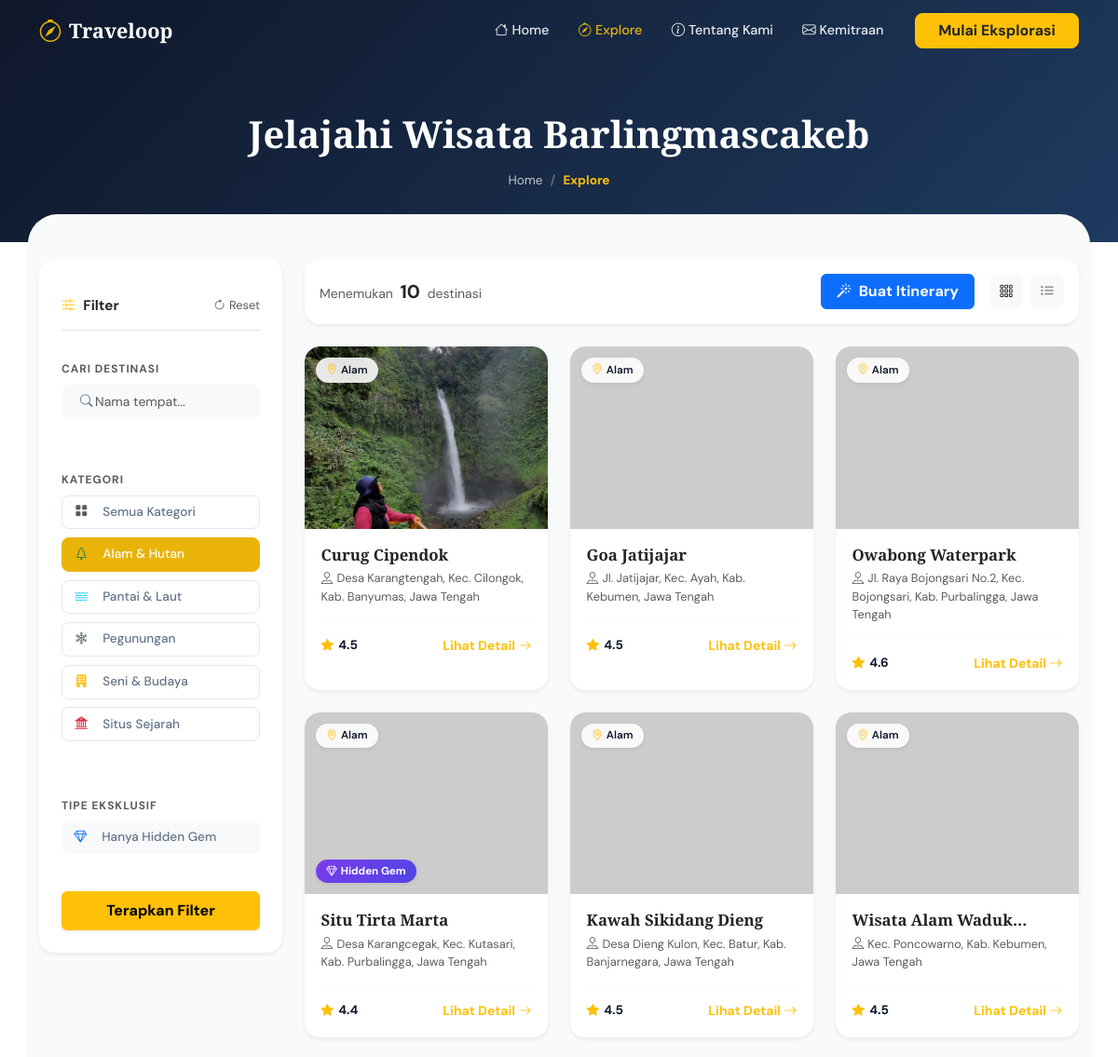
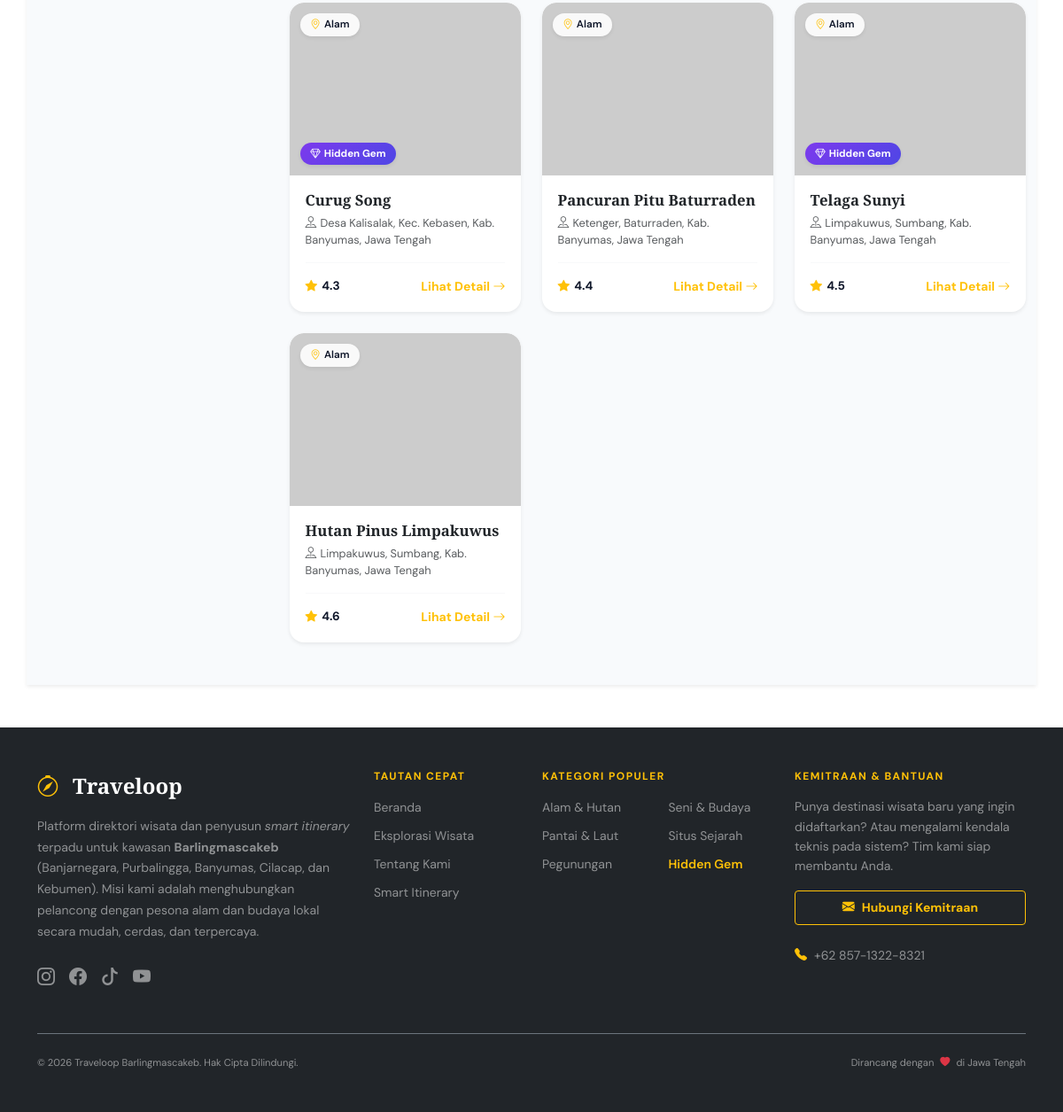
Page /explore.php?cat=nature on the committed database (2 pictures, top to bottom).
### tables this page shows
CREATE TABLE `destinasi` (
  `id` int(11) NOT NULL,
  `nama` varchar(100) NOT NULL,
  `kategori` varchar(50) NOT NULL,
  `alamat` text NOT NULL,
  `rating` decimal(3,1) DEFAULT 0.0,
  `deskripsi` text NOT NULL,
  `foto_url` longtext DEFAULT NULL,
  `maps_url` varchar(255) DEFAULT NULL,
  `kontak` varchar(50) DEFAULT NULL,
  `tarif` varchar(100) DEFAULT NULL,
  `history` text DEFAULT NULL,
  `tips` text DEFAULT NULL,
  `created_at` timestamp NOT NULL DEFAULT current_timestamp()
);

### explore.php (the view, shortened to what this page needs)
<?php
require_once 'includes/header.php';
$search   = isset($_GET['q']) ? mysqli_real_escape_string($koneksi, $_GET['q']) : '';
$category = isset($_GET['cat']) ? mysqli_real_escape_string($koneksi, $_GET['cat']) : 'all';
$tag      = isset($_GET['tag']) ? mysqli_real_escape_string($koneksi, $_GET['tag']) : '';
$sql = "SELECT * FROM destinasi WHERE 1=1";
if (!empty($category) && $category != 'all') {
    $cat_map = [
        'nature' => 'Alam',
        'beach' => 'Pantai',
        'mountain' => 'Gunung',
        'cultural' => 'Budaya',
        'historical' => 'Sejarah'
    ];
    $db_cat = isset($cat_map[$category]) ? $cat_map[$category] : $category;
    $sql .= " AND kategori = '$db_cat'";
}
$sql .= " ORDER BY id DESC";
$query_explore = mysqli_query($koneksi, $sql);
$total_results = $query_explore ? mysqli_num_rows($query_explore) : 0;
?>
<div class="page-header-solid" style="padding-top: 120px;">
  <div class="container text-center">
    <h1 class="page-title text-white">Jelajahi Wisata Barlingmascakeb</h1>
    <nav aria-label="breadcrumb">
      <ol class="breadcrumb wn-breadcrumb justify-content-center mt-3">
        <li class="breadcrumb-item"><a href="index.php" class="text-light text-decoration-none opacity-75 hover-white">Home</a></li>
        <li class="breadcrumb-item active text-warning fw-bold" aria-current="page">Explore</li>
      </ol>
    </nav>
  </div>
</div>
<div class="container py-5 explore-page bg-soft rounded-top-5 shadow-sm" style="margin-top: -30px; position: relative; z-index: 10;">
  <div class="row g-4">
    <div class="col-lg-3">
      <form action="explore.php" method="GET" class="filter-panel p-4 shadow-sm rounded-4 bg-white border-0 sticky-lg-top" id="filterPanel" style="top: 100px;">
        <div class="filter-panel-header bg-white px-0 border-bottom pb-3 mb-3 d-flex justify-content-between align-items-center">
          <h5 class="filter-title text-dark mb-0 fw-bold"><i class="bi bi-sliders2 text-warning me-2"></i>Filter</h5>
          <a href="explore.php" class="btn-reset-filter text-decoration-none text-muted small"><i class="bi bi-arrow-clockwise me-1"></i>Reset</a>
        </div>
        <div class="filter-section px-0 border-0 mb-4">
          <label class="filter-label text-muted small fw-bold text-uppercase tracking-wider">Cari Destinasi</label>
          <div class="filter-search-wrap mt-2">
            <i class="bi bi-search ps-2"></i>
            <input type="text" name="q" id="filterSearch" class="form-control filter-input bg-light border-0" placeholder="Nama tempat..." value="<?= htmlspecialchars($search) ?>"/>
          </div>
        </div>
        <div class="filter-section px-0 border-0 mb-4">
          <label class="filter-label text-muted small fw-bold text-uppercase tracking-wider">Kategori</label>
          <div class="cat-filter-list mt-2">
            <button type="button" class="cat-filter-btn mb-1 <?= $category == 'all' ? 'active' : '' ?>" onclick="setCategory('all', this)">
              <i class="bi bi-grid-fill text-muted me-2"></i>Semua Kategori
            </button>
            <button type="button" class="cat-filter-btn mb-1 <?= $category == 'nature' ? 'active' : '' ?>" onclick="setCategory('nature', this)">
              <i class="bi bi-tree text-success me-2"></i>Alam & Hutan
            </button>
            <button type="button" class="cat-filter-btn mb-1 <?= $category == 'beach' ? 'active' : '' ?>" onclick="setCategory('beach', this)">
              <i class="bi bi-water text-info me-2"></i>Pantai & Laut
            </button>
            <button type="button" class="cat-filter-btn mb-1 <?= $category == 'mountain' ? 'active' : '' ?>" onclick="setCategory('mountain', this)">
              <i class="bi bi-snow2 text-secondary me-2"></i>Pegunungan
            </button>
            <button type="button" class="cat-filter-btn mb-1 <?= $category == 'cultural' ? 'active' : '' ?>" onclick="setCategory('cultural', this)">
              <i class="bi bi-building-fill text-warning me-2"></i>Seni & Budaya
            </button>
            <button type="button" class="cat-filter-btn mb-1 <?= $category == 'historical' ? 'active' : '' ?>" onclick="setCategory('historical', this)">
              <i class="bi bi-bank2 text-danger me-2"></i>Situs Sejarah
            </button>
          </div>
        </div>
        <div class="filter-section px-0 border-0 mb-4">
          <label class="filter-label text-muted small fw-bold text-uppercase tracking-wider">Tipe Eksklusif</label>
          <div class="d-flex gap-2 flex-wrap mt-2">
            <button type="button" class="cat-filter-btn w-100 <?= $tag == 'hidden-gem' ? 'active text-white bg-primary border-primary' : 'bg-light border-0' ?>" id="gemFilterBtn" onclick="toggleGemUI()">
              <i class="bi bi-gem me-2 <?= $tag == 'hidden-gem' ? 'text-white' : 'text-primary' ?>"></i> Hanya Hidden Gem
            </button>
          </div>
        </div>
        <button type="submit" class="btn btn-warning w-100 fw-bold py-2 shadow-sm">Terapkan Filter</button>
      </form>
    </div>
    <div class="col-lg-9">
      <div class="explore-toolbar bg-white shadow-sm rounded-4 p-3 mb-4 border-0 d-flex justify-content-between align-items-center flex-wrap gap-3">
        <div class="results-info text-muted">
          Menemukan <strong class="text-dark fs-5 mx-1"><?= $total_results ?></strong> destinasi
        </div>
        <div class="toolbar-right d-flex gap-2 align-items-center">
          <button class="btn btn-primary fw-bold px-3 me-2" onclick="showItineraryModal()"><i class="bi bi-magic me-1"></i> Buat Itinerary</button>
          <button class="view-toggle active bg-light border-0 text-dark" id="gridToggle" onclick="toggleViewLayout('grid')" title="Grid View">
            <i class="bi bi-grid-3x3-gap"></i>
          </button>
          <button class="view-toggle bg-light border-0 text-muted" id="listToggle" onclick="toggleViewLayout('list')" title="List View">
            <i class="bi bi-list-ul"></i>
          </button>
        </div>
      </div>
      <div class="row g-4" id="placeGrid">
        <?php
        if ($query_explore && $total_results > 0) {
            while ($row = mysqli_fetch_assoc($query_explore)) {
                $foto = !empty($row['foto_url']) ? $row['foto_url'] : 'https://placehold.co/600x400/e2e8f0/64748b?text=Wisata';
                $isGem = (stripos($row['deskripsi'], 'hidden gem') !== false);
                ?>
                <div class="col-12 col-md-6 col-xl-4 place-item-col">
                  <div class="place-card h-100 shadow-sm border-0"
                       data-id="<?= $row['id'] ?>"
                       data-nama="<?= htmlspecialchars($row['nama'], ENT_QUOTES) ?>"
                       data-kategori="<?= htmlspecialchars($row['kategori'], ENT_QUOTES) ?>"
                       data-alamat="<?= htmlspecialchars($row['alamat'], ENT_QUOTES) ?>"
                       data-rating="<?= $row['rating'] ?>"
                       data-deskripsi="<?= htmlspecialchars($row['deskripsi'], ENT_QUOTES) ?>"
                       data-foto="<?= htmlspecialchars($foto, ENT_QUOTES) ?>"
                       data-maps="<?= htmlspecialchars($row['maps_url'] ?? '', ENT_QUOTES) ?>"
                       data-tarif="<?= htmlspecialchars($row['tarif'] ?? '', ENT_QUOTES) ?>"
                       data-kontak="<?= htmlspecialchars($row['kontak'] ?? '', ENT_QUOTES) ?>"
                       data-history="<?= htmlspecialchars($row['history'] ?? '', ENT_QUOTES) ?>"
                       data-tips="<?= htmlspecialchars($row['tips'] ?? '', ENT_QUOTES) ?>"
                       onclick="openDetailBtn(this)"
                       style="cursor:pointer;">
                    <div class="place-card-img-wrap rounded-top-4">
                      <img src="<?= $foto ?>" class="place-card-img" alt="<?= htmlspecialchars($row['nama']) ?>" loading="lazy"/>
                      <span class="cat-badge cat-badge-overlay shadow-sm"><i class="bi bi-geo-alt me-1 text-warning"></i><?= htmlspecialchars($row['kategori']) ?></span>
                      <?php if($isGem): ?>
                        <span class="gem-badge shadow-sm"><i class="bi bi-gem me-1"></i>Hidden Gem</span>
                      <?php endif; ?>
                    </div>
                    <div class="place-card-body">
                      <h5 class="place-card-title text-dark"><?= htmlspecialchars($row['nama']) ?></h5>
                      <p class="place-card-addr text-muted"><i class="bi bi-pin-map me-1"></i><?= htmlspecialchars($row['alamat']) ?></p>
                      <div class="place-card-footer mt-3 pt-3 border-top border-light d-flex justify-content-between align-items-center">
                        <div class="stars-row">
                          <i class="bi bi-star-fill star-fill text-warning"></i>
                          <span class="rating-text ms-1 fw-bold"><?= $row['rating'] ?></span>
                        </div>
                        <span class="text-warning small fw-bold">Lihat Detail <i class="bi bi-arrow-right"></i></span>
                      </div>
                    </div>
                  </div>
                </div>
                <?php
            }
        }
        ?>
      </div>
    </div>
  </div>
</div>
<?php
require_once 'includes/footer.php';
?>

### rows in the picture
destinasi: foto_url (picture), kategori "Alam", nama "Curug Cipendok", alamat "Desa Karangtengah, Kec. Cilongok, Kab. Banyumas, Jawa Tengah", rating "4.5"
destinasi: kategori "Alam", nama "Goa Jatijajar", alamat "Jl. Jatijajar, Kec. Ayah, Kab. Kebumen, Jawa Tengah", rating "4.5"
destinasi: kategori "Alam", nama "Owabong Waterpark", alamat "Jl. Raya Bojongsari No.2, Kec. Bojongsari, Kab. Purbalingga, Jawa Tengah", rating "4.6"
destinasi: kategori "Alam", shows "Hidden Gem", nama "Situ Tirta Marta", alamat "Desa Karangcegak, Kec. Kutasari, Kab. Purbalingga, Jawa Tengah", rating "4.4"
destinasi: kategori "Alam", nama "Kawah Sikidang Dieng", alamat "Desa Dieng Kulon, Kec. Batur, Kab. Banjarnegara, Jawa Tengah", rating "4.5"
destinasi: kategori "Alam", nama "Wisata Alam…", alamat "Kec. Poncowarno, Kab. Kebumen, Jawa Tengah", rating "4.5"
destinasi: kategori "Alam", shows "Hidden Gem", nama "Curug Song", alamat "Desa Kalisalak, Kec. Kebasen, Kab. Banyumas, Jawa Tengah", rating "4.3"
destinasi: kategori "Alam", nama "Pancuran Pitu Baturraden", alamat "Ketenger, Baturraden, Kab. Banyumas, Jawa Tengah", rating "4.4"
destinasi: kategori "Alam", shows "Hidden Gem", nama "Telaga Sunyi", alamat "Limpakuwus, Sumbang, Kab. Banyumas, Jawa Tengah", rating "4.5"
destinasi: kategori "Alam", nama "Hutan Pinus Limpakuwus", alamat "Limpakuwus, Sumbang, Kab. Banyumas, Jawa Tengah", rating "4.6"

### other values in the picture
$total_results "10"
